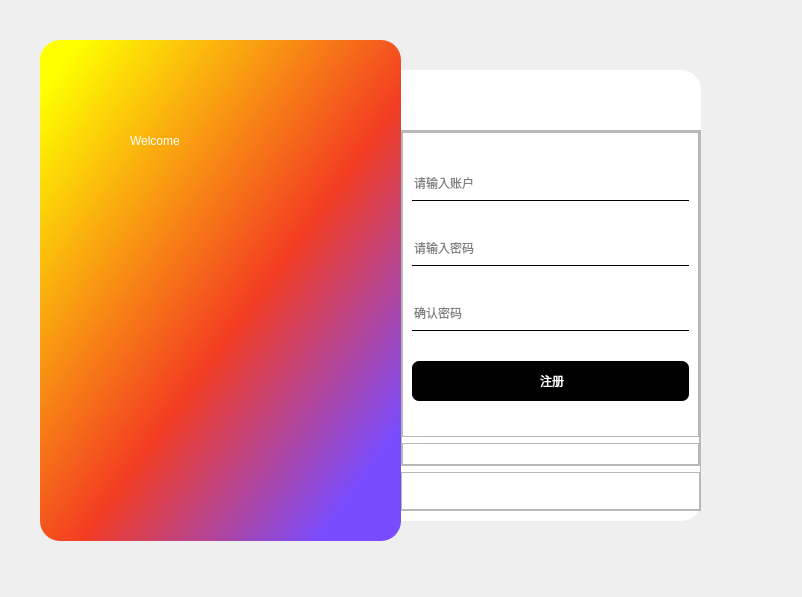
<?xml version="1.0" encoding="UTF-8"?>
<ui version="4.0">
 <class>login</class>
 <widget class="QMainWindow" name="login">
  <property name="geometry">
   <rect>
    <x>0</x>
    <y>0</y>
    <width>802</width>
    <height>597</height>
   </rect>
  </property>
  <property name="windowTitle">
   <string>MainWindow</string>
  </property>
  <widget class="QWidget" name="centralwidget">
   <widget class="QFrame" name="frame">
    <property name="geometry">
     <rect>
      <x>40</x>
      <y>40</y>
      <width>361</width>
      <height>501</height>
     </rect>
    </property>
    <property name="styleSheet">
     <string notr="true">#frame{
background-color: qlineargradient(spread:pad, x1:0.057, y1:0.0511364, x2:1, y2:1, stop:0 rgba(255, 255, 0, 255), stop:0.530928 rgba(243, 61, 34, 255), stop:0.881443 rgba(121, 75, 255, 255));
border-radius:20px
}</string>
    </property>
    <property name="frameShape">
     <enum>QFrame::StyledPanel</enum>
    </property>
    <property name="frameShadow">
     <enum>QFrame::Raised</enum>
    </property>
    <widget class="QLabel" name="label">
     <property name="geometry">
      <rect>
       <x>90</x>
       <y>60</y>
       <width>181</width>
       <height>81</height>
      </rect>
     </property>
     <property name="styleSheet">
      <string notr="true">color: rgb(255, 255, 255);
font: 75 italic 28pt &quot;Bahnschrift&quot;;</string>
     </property>
     <property name="text">
      <string>Welcome</string>
     </property>
    </widget>
    <widget class="QLabel" name="label_2">
     <property name="geometry">
      <rect>
       <x>90</x>
       <y>100</y>
       <width>301</width>
       <height>211</height>
      </rect>
     </property>
     <property name="styleSheet">
      <string notr="true">font: 9pt &quot;Arial&quot;;
font: 12pt &quot;Arial&quot;;
color: rgb(255, 255, 255);</string>
     </property>
     <property name="text">
      <string/>
     </property>
     <property name="pixmap">
      <pixmap>:/icons/icons/eye.png</pixmap>
     </property>
     <property name="scaledContents">
      <bool>false</bool>
     </property>
    </widget>
   </widget>
   <widget class="QFrame" name="frame_2">
    <property name="geometry">
     <rect>
      <x>400</x>
      <y>70</y>
      <width>301</width>
      <height>451</height>
     </rect>
    </property>
    <property name="styleSheet">
     <string notr="true">#frame_2{
background-color: rgb(255, 255, 255);
border-top-right-radius:20px;
border-bottom-right-radius:20px;
}</string>
    </property>
    <property name="frameShape">
     <enum>QFrame::StyledPanel</enum>
    </property>
    <property name="frameShadow">
     <enum>QFrame::Raised</enum>
    </property>
    <widget class="QPushButton" name="pushButton">
     <property name="geometry">
      <rect>
       <x>220</x>
       <y>0</y>
       <width>92</width>
       <height>61</height>
      </rect>
     </property>
     <property name="styleSheet">
      <string notr="true">QPushButton{
	border:none;
}
QPushButton:hover{
	padding-bottom:5px;
}</string>
     </property>
     <property name="text">
      <string/>
     </property>
     <property name="icon">
      <iconset resource="../res.qrc">
       <normaloff>:/新前缀/icons/close.png</normaloff>:/新前缀/icons/close.png</iconset>
     </property>
     <property name="iconSize">
      <size>
       <width>30</width>
       <height>30</height>
      </size>
     </property>
    </widget>
    <widget class="QFrame" name="frame_3">
     <property name="geometry">
      <rect>
       <x>0</x>
       <y>60</y>
       <width>301</width>
       <height>381</height>
      </rect>
     </property>
     <property name="minimumSize">
      <size>
       <width>301</width>
       <height>381</height>
      </size>
     </property>
     <property name="frameShape">
      <enum>QFrame::StyledPanel</enum>
     </property>
     <property name="frameShadow">
      <enum>QFrame::Raised</enum>
     </property>
     <layout class="QVBoxLayout" name="verticalLayout">
      <property name="leftMargin">
       <number>0</number>
      </property>
      <property name="topMargin">
       <number>0</number>
      </property>
      <property name="rightMargin">
       <number>0</number>
      </property>
      <property name="bottomMargin">
       <number>0</number>
      </property>
      <item>
       <widget class="QFrame" name="frame_4">
        <property name="sizePolicy">
         <sizepolicy hsizetype="Preferred" vsizetype="Expanding">
          <horstretch>0</horstretch>
          <verstretch>10</verstretch>
         </sizepolicy>
        </property>
        <property name="frameShape">
         <enum>QFrame::StyledPanel</enum>
        </property>
        <property name="frameShadow">
         <enum>QFrame::Raised</enum>
        </property>
        <layout class="QVBoxLayout" name="verticalLayout_3">
         <property name="leftMargin">
          <number>0</number>
         </property>
         <property name="topMargin">
          <number>0</number>
         </property>
         <property name="rightMargin">
          <number>0</number>
         </property>
         <property name="bottomMargin">
          <number>0</number>
         </property>
         <item>
          <widget class="QFrame" name="frame_6">
           <property name="sizePolicy">
            <sizepolicy hsizetype="Preferred" vsizetype="Expanding">
             <horstretch>0</horstretch>
             <verstretch>14</verstretch>
            </sizepolicy>
           </property>
           <property name="styleSheet">
            <string notr="true"/>
           </property>
           <property name="frameShape">
            <enum>QFrame::StyledPanel</enum>
           </property>
           <property name="frameShadow">
            <enum>QFrame::Raised</enum>
           </property>
           <layout class="QHBoxLayout" name="horizontalLayout_2">
            <property name="leftMargin">
             <number>0</number>
            </property>
            <property name="topMargin">
             <number>0</number>
            </property>
            <property name="rightMargin">
             <number>0</number>
            </property>
            <property name="bottomMargin">
             <number>0</number>
            </property>
            <item>
             <widget class="QStackedWidget" name="stackedWidget_2">
              <property name="styleSheet">
               <string notr="true">QLineEdit{
	background-color: rgba(255, 255, 255, 0);
	border:none;
	border-bottom:1px solid black;
}
QPushButton{
	background-color:rgb(0,0,0);
	color: rgb(255, 255, 255);
	border-radius:7px;
}
QPushButton:pressed{
	padding-top:5px;
	padding-left:5px;
}
</string>
              </property>
              <property name="currentIndex">
               <number>1</number>
              </property>
              <widget class="QWidget" name="page_login">
               <layout class="QVBoxLayout" name="verticalLayout_5">
                <item>
                 <widget class="QLineEdit" name="lineEdit_L_account">
                  <property name="minimumSize">
                   <size>
                    <width>0</width>
                    <height>35</height>
                   </size>
                  </property>
                  <property name="placeholderText">
                   <string>请输入账号</string>
                  </property>
                 </widget>
                </item>
                <item>
                 <widget class="QLineEdit" name="lineEdit_L_password">
                  <property name="minimumSize">
                   <size>
                    <width>0</width>
                    <height>35</height>
                   </size>
                  </property>
                  <property name="echoMode">
                   <enum>QLineEdit::Password</enum>
                  </property>
                  <property name="placeholderText">
                   <string>请输入密码</string>
                  </property>
                 </widget>
                </item>
                <item>
                 <widget class="QPushButton" name="pushButton_L_sure">
                  <property name="minimumSize">
                   <size>
                    <width>60</width>
                    <height>40</height>
                   </size>
                  </property>
                  <property name="maximumSize">
                   <size>
                    <width>16777215</width>
                    <height>16777215</height>
                   </size>
                  </property>
                  <property name="text">
                   <string>确认</string>
                  </property>
                 </widget>
                </item>
               </layout>
              </widget>
              <widget class="QWidget" name="page_register">
               <layout class="QVBoxLayout" name="verticalLayout_4">
                <item>
                 <widget class="QLineEdit" name="lineEdit_R_account">
                  <property name="minimumSize">
                   <size>
                    <width>0</width>
                    <height>35</height>
                   </size>
                  </property>
                  <property name="placeholderText">
                   <string>请输入账户</string>
                  </property>
                 </widget>
                </item>
                <item>
                 <widget class="QLineEdit" name="lineEdit_R_password1">
                  <property name="minimumSize">
                   <size>
                    <width>0</width>
                    <height>35</height>
                   </size>
                  </property>
                  <property name="echoMode">
                   <enum>QLineEdit::Password</enum>
                  </property>
                  <property name="placeholderText">
                   <string>请输入密码</string>
                  </property>
                 </widget>
                </item>
                <item>
                 <widget class="QLineEdit" name="lineEdit_R_password2">
                  <property name="minimumSize">
                   <size>
                    <width>0</width>
                    <height>35</height>
                   </size>
                  </property>
                  <property name="echoMode">
                   <enum>QLineEdit::Password</enum>
                  </property>
                  <property name="placeholderText">
                   <string>确认密码</string>
                  </property>
                 </widget>
                </item>
                <item>
                 <widget class="QPushButton" name="pushButton_R_register">
                  <property name="minimumSize">
                   <size>
                    <width>0</width>
                    <height>40</height>
                   </size>
                  </property>
                  <property name="text">
                   <string> 注册</string>
                  </property>
                 </widget>
                </item>
               </layout>
              </widget>
             </widget>
            </item>
           </layout>
          </widget>
         </item>
         <item>
          <widget class="QFrame" name="frame_7">
           <property name="sizePolicy">
            <sizepolicy hsizetype="Preferred" vsizetype="Expanding">
             <horstretch>0</horstretch>
             <verstretch>1</verstretch>
            </sizepolicy>
           </property>
           <property name="styleSheet">
            <string notr="true">QPushButton{
	border:none;
}
QPushButton:pressed{
	padding-top:5px;
	padding-left:5px;
}
</string>
           </property>
           <property name="frameShape">
            <enum>QFrame::StyledPanel</enum>
           </property>
           <property name="frameShadow">
            <enum>QFrame::Raised</enum>
           </property>
           <layout class="QHBoxLayout" name="horizontalLayout">
            <property name="spacing">
             <number>0</number>
            </property>
            <property name="leftMargin">
             <number>0</number>
            </property>
            <property name="topMargin">
             <number>0</number>
            </property>
            <property name="rightMargin">
             <number>0</number>
            </property>
            <property name="bottomMargin">
             <number>0</number>
            </property>
            <item>
             <widget class="QPushButton" name="pushButton_login">
              <property name="styleSheet">
               <string notr="true"/>
              </property>
              <property name="text">
               <string/>
              </property>
              <property name="icon">
               <iconset resource="../res.qrc">
                <normaloff>:/新前缀/icons/login.png</normaloff>:/新前缀/icons/login.png</iconset>
              </property>
              <property name="iconSize">
               <size>
                <width>30</width>
                <height>30</height>
               </size>
              </property>
             </widget>
            </item>
            <item>
             <widget class="QPushButton" name="pushButton_register">
              <property name="text">
               <string/>
              </property>
              <property name="icon">
               <iconset resource="../res.qrc">
                <normaloff>:/新前缀/icons/register.png</normaloff>:/新前缀/icons/register.png</iconset>
              </property>
              <property name="iconSize">
               <size>
                <width>30</width>
                <height>30</height>
               </size>
              </property>
             </widget>
            </item>
           </layout>
          </widget>
         </item>
        </layout>
       </widget>
      </item>
      <item>
       <widget class="QFrame" name="frame_5">
        <property name="sizePolicy">
         <sizepolicy hsizetype="Preferred" vsizetype="Expanding">
          <horstretch>0</horstretch>
          <verstretch>1</verstretch>
         </sizepolicy>
        </property>
        <property name="frameShape">
         <enum>QFrame::StyledPanel</enum>
        </property>
        <property name="frameShadow">
         <enum>QFrame::Raised</enum>
        </property>
        <layout class="QVBoxLayout" name="verticalLayout_2">
         <property name="leftMargin">
          <number>0</number>
         </property>
         <property name="topMargin">
          <number>0</number>
         </property>
         <property name="rightMargin">
          <number>0</number>
         </property>
         <property name="bottomMargin">
          <number>0</number>
         </property>
         <item alignment="Qt::AlignHCenter">
          <widget class="QStackedWidget" name="stackedWidget">
           <property name="styleSheet">
            <string notr="true">background-color: rgb(255, 255, 255);</string>
           </property>
           <property name="currentIndex">
            <number>0</number>
           </property>
           <widget class="QWidget" name="page">
            <layout class="QVBoxLayout" name="verticalLayout_6">
             <property name="spacing">
              <number>0</number>
             </property>
             <property name="leftMargin">
              <number>0</number>
             </property>
             <property name="topMargin">
              <number>0</number>
             </property>
             <property name="rightMargin">
              <number>0</number>
             </property>
             <property name="bottomMargin">
              <number>0</number>
             </property>
            </layout>
           </widget>
           <widget class="QWidget" name="page_2">
            <layout class="QVBoxLayout" name="verticalLayout_7">
             <property name="spacing">
              <number>0</number>
             </property>
             <property name="leftMargin">
              <number>0</number>
             </property>
             <property name="topMargin">
              <number>0</number>
             </property>
             <property name="rightMargin">
              <number>0</number>
             </property>
             <property name="bottomMargin">
              <number>0</number>
             </property>
             <item alignment="Qt::AlignHCenter">
              <widget class="QLabel" name="label_3">
               <property name="styleSheet">
                <string notr="true">color: rgb(255, 0, 0);</string>
               </property>
               <property name="text">
                <string>账号或密码不能为空！</string>
               </property>
              </widget>
             </item>
            </layout>
           </widget>
           <widget class="QWidget" name="page_3">
            <layout class="QHBoxLayout" name="horizontalLayout_3">
             <property name="spacing">
              <number>0</number>
             </property>
             <property name="leftMargin">
              <number>0</number>
             </property>
             <property name="topMargin">
              <number>0</number>
             </property>
             <property name="rightMargin">
              <number>0</number>
             </property>
             <property name="bottomMargin">
              <number>0</number>
             </property>
             <item alignment="Qt::AlignHCenter">
              <widget class="QLabel" name="label_4">
               <property name="styleSheet">
                <string notr="true">color: rgb(255, 0, 0);</string>
               </property>
               <property name="text">
                <string>账号或密码错误！</string>
               </property>
              </widget>
             </item>
            </layout>
           </widget>
           <widget class="QWidget" name="page_4">
            <layout class="QHBoxLayout" name="horizontalLayout_4">
             <property name="spacing">
              <number>0</number>
             </property>
             <property name="leftMargin">
              <number>0</number>
             </property>
             <property name="topMargin">
              <number>0</number>
             </property>
             <property name="rightMargin">
              <number>0</number>
             </property>
             <property name="bottomMargin">
              <number>0</number>
             </property>
             <item alignment="Qt::AlignHCenter">
              <widget class="QLabel" name="label_5">
               <property name="styleSheet">
                <string notr="true">color: rgb(255, 0, 0);</string>
               </property>
               <property name="text">
                <string>密码不一致！</string>
               </property>
              </widget>
             </item>
            </layout>
           </widget>
           <widget class="QWidget" name="page_5">
            <layout class="QHBoxLayout" name="horizontalLayout_5">
             <property name="spacing">
              <number>0</number>
             </property>
             <property name="leftMargin">
              <number>0</number>
             </property>
             <property name="topMargin">
              <number>0</number>
             </property>
             <property name="rightMargin">
              <number>0</number>
             </property>
             <property name="bottomMargin">
              <number>0</number>
             </property>
             <item alignment="Qt::AlignHCenter">
              <widget class="QLabel" name="label_6">
               <property name="styleSheet">
                <string notr="true">color: rgb(255, 0, 0);</string>
               </property>
               <property name="text">
                <string>账号已存在！</string>
               </property>
              </widget>
             </item>
            </layout>
           </widget>
           <widget class="QWidget" name="page_6">
            <layout class="QHBoxLayout" name="horizontalLayout_6">
             <item>
              <widget class="QLabel" name="label_7">
               <property name="styleSheet">
                <string notr="true">color: rgb(0, 255, 0);</string>
               </property>
               <property name="text">
                <string>账号注册成功！</string>
               </property>
              </widget>
             </item>
            </layout>
           </widget>
          </widget>
         </item>
        </layout>
       </widget>
      </item>
     </layout>
    </widget>
   </widget>
   <zorder>frame_2</zorder>
   <zorder>frame</zorder>
  </widget>
 </widget>
 <resources>
  <include location="../res.qrc"/>
 </resources>
 <connections>
  <connection>
   <sender>pushButton</sender>
   <signal>clicked()</signal>
   <receiver>login</receiver>
   <slot>close()</slot>
   <hints>
    <hint type="sourcelabel">
     <x>665</x>
     <y>76</y>
    </hint>
    <hint type="destinationlabel">
     <x>751</x>
     <y>45</y>
    </hint>
   </hints>
  </connection>
 </connections>
</ui>
